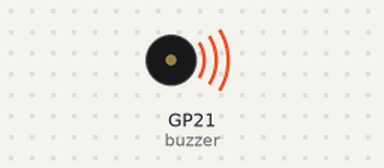
A program run on a simulated Raspberry Pi Pico running MicroPython. Shown: buzzer (waves = sounding). At 1.0 s the program stops and its outputs stay as they are.

Above: at 0.64 s.
At 0.87 s:
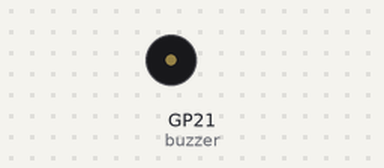
Timing chart, 0 to 2.5 s (numbered marks = the images above):
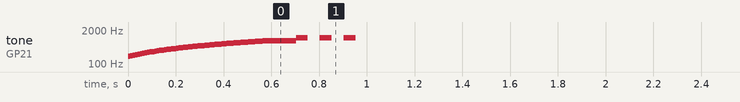

Measured:
- by itself, tone on GP21 (buzzer): plays 200 Hz for 0.01 s, 210 Hz for 0.01 s, 220 Hz for 0.01 s, 230 Hz for 0.01 s, 240 Hz for 0.01 s, 250 Hz for 0.01 s … (63 notes in this stretch)

The program:

Teste_do_Buzzer_A_20_a_20KHz_funcionando.py
```python
from machine import Pin, PWM
import time

def awakening():
    buzzer = PWM(Pin(21))

    # Começar com uma baixa frequência e aumentar lentamente
    for freq in range(200, 800, 10):
        buzzer.freq(freq)
        buzzer.duty_u16(32768)  # 50% de duty cycle
        time.sleep(0.01)

    # Pequena pausa
    time.sleep(0.1)

    # Tocar 3 tons curtos e rápidos, como um "Oi!"
    for _ in range(3):
        buzzer.freq(1000)
        buzzer.duty_u16(32768)
        time.sleep(0.05)
        buzzer.duty_u16(0)  # Silenciar
        time.sleep(0.05)

    buzzer.deinit()

awakening()
```
